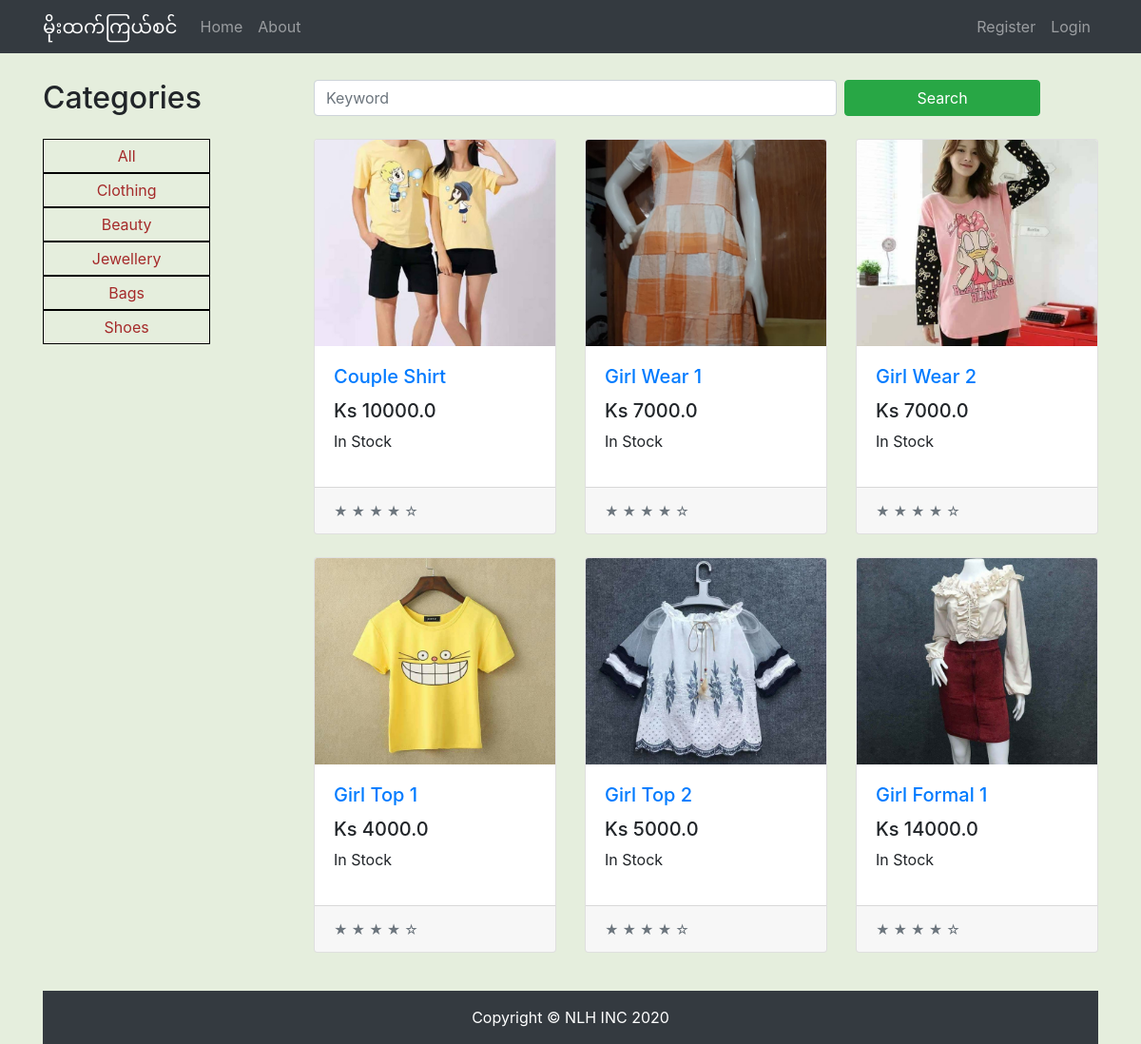
Page /category/Clothing/ on the committed database.
### core/models.py (models this page shows, shortened)
class Item(models.Model):
    name = models.CharField(max_length=200)
    price = models.FloatField()
    category = models.CharField(choices=CategoryChoice.choices, max_length=20)
    gender = models.CharField(
        choices=GenderChoice.choices,
        max_length=20,
        default='both',
        null=True
    )
    stock = models.IntegerField()
    description = models.TextField()
    image = ResizedImageField(
        size=[700, 600],
        quality=99,
        crop=['middle', 'center'],
        upload_to='images'
    )
    slug = models.SlugField(null=False, unique=True)
    rating = models.CharField(
        choices=RatingChoice.choices,
        max_length=20,
        null=True
    )
    def get_absolute_url(self):
        return reverse("core:item", kwargs={
            'slug': self.slug
        })
    def check_stock(self):
        if self.stock > 0:
            isInStock = 'In Stock'
        else:
            isInStock = 'Out Of Stock'
        return isInStock

### core/views.py (the view)
class HomeListViewByCategory(ListView):
    model = Item
    paginate_by = 6
    template_name = "index.html"
    def get(self, *args, **kwargs):
        item_list = Item.objects.filter(category=self.kwargs['category'])
        context = {
            'item_list': item_list,
            'category': self.kwargs['category'],
            'categories': CategoryChoice.values,
            'displayCarousel': False,
        }
        return render(self.request, 'index.html', context)

### core/templates/index.html (shortened to what this page needs)
{% extends 'base.html' %}
{% load static %}
{% block content %}
<div class="row">
  <div class="col-lg-3">
    <h2 class="my-4">Categories</h2>
    <div class="nav col-lg-9">
      <a href="{% url 'core:home' %}" class="my-cat-nav col-lg-12 col-md-2 col-sm-12">All</a>
      {% for cat in categories %}
      <a href="{% url 'core:homeByCategory' category=cat %}" class="my-cat-nav col-lg-12 col-md-2 col-sm-12">{{cat}}</a>
      {% endfor %}
    </div>
  </div>
  <div class="col-lg-9">
    <form class="form-inline mt-4 my-2">
      <input class="form-control mr-sm-2  col-lg-8 col-md-8 col-sm-8 col-8" type="search" placeholder="Keyword"
        aria-label="Search">
      <button class="btn btn-success my-2 my-sm-0 col-lg-3 col-md-3 col-sm-3 col-3" type="submit">Search</button>
    </form>
    <div class="row mt-4">
      {% for item in item_list %}
      <div class="col-lg-4 col-md-6 mb-4">
        <div class="card h-100">
          <a href="{{ item.get_absolute_url }}"><img class="card-img-top" src="{{ item.image.url }}" alt="No Image"></a>
          <div class="card-body">
            <h5 class="card-title"><a href="{{ item.get_absolute_url }}">{{ item.name }}</a></h5>
            <h5>Ks {{ item.price }}</h5>
            <p>{{ item.check_stock }}</p>
          </div>
          <div class="card-footer">
            <small class="text-muted">&#9733; &#9733; &#9733; &#9733; &#9734;</small>
          </div>
        </div>
      </div>
      {% endfor %}
    </div>
  </div>
  {% endblock %}

### static/css/mystyle.css (style rules this page uses)
.my-cat-nav { border: 1px solid black; text-align: center; padding: 5px; }
.nav a { color: brown; text-decoration: none !important; }

### rows in the picture
Item: image (picture), name "Couple Shirt", price "10000.0", check_stock "In Stock"
Item: image (picture), name "Girl Wear 1", price "7000.0", check_stock "In Stock"
Item: image (picture), name "Girl Wear 2", price "7000.0", check_stock "In Stock"
Item: image (picture), name "Girl Top 1", price "4000.0", check_stock "In Stock"
Item: image (picture), name "Girl Top 2", price "5000.0", check_stock "In Stock"
Item: image (picture), name "Girl Formal 1", price "14000.0", check_stock "In Stock"

### other values in the picture
{{ cat }} "Clothing" "Beauty" "Jewellery" "Bags" "Shoes"
